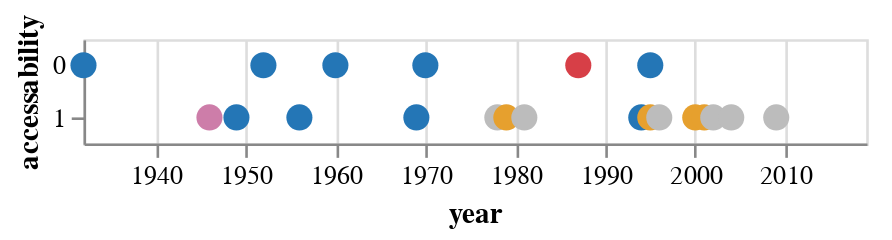

Notebook cell for this chart:
### Code cell
first_chart_access

### Figure 1 — Vega-Lite specification as saved in the notebook (floating-point values rounded to 4 significant figures)
{"config": {"title": {"font": "CM Mono"}, "axis": {"labelFont": "CM Mono", "titleFont": "CM Mono"}, "header": {"labelFont": "CM Mono", "titleFont": "CM Mono"}, "legend": {"labelFont": "CM Mono", "titleFont": "CM Mono"}}, "data": {"name": "data-cc244701dd50ffc25b74fc3cd76a710c"}, "mark": {"type": "circle", "opacity": 1, "size": 100}, "encoding": {"color": {"type": "nominal", "field": "type", "legend": null, "scale": {"domain": ["magnetic", "cathode ray tube", "optical", "electronic", "electro-mechanical"], "range": ["#2476B6", "#CD7DA9", "#BCBCBC", "#E6A02E", "#D73F47"]}}, "x": {"type": "temporal", "field": "year"}, "y": {"type": "nominal", "field": "accessability"}}, "$schema": "https://vega.github.io/schema/vega-lite/v4.8.1.json", "datasets": {"data-cc244701dd50ffc25b74fc3cd76a710c": [{"year": "1932-01-01T00:00:00", "name": "Drum memory", "type": "magnetic", "usage": "1960s", "capacity": 62500, "lifespan": null, "addressability": 0.0, "mutability": 2, "accessability": 0, "Unnamed: 10": null}, {"year": "1946-01-01T00:00:00", "name": "Williams-Kilburn Tube", "type": "cathode ray tube", "usage": "1955", "capacity": 1000, "lifespan": null, "addressability": 0.0, "mutability": 2, "accessability": 1, "Unnamed: 10": null}, {"year": "1949-01-01T00:00:00", "name": "Magnetic-core memory", "type": "magnetic", "usage": "1970s", "capacity": 100000, "lifespan": null, "addressability": 1.0, "mutability": 2, "accessability": 1, "Unnamed: 10": null}, {"year": "1952-01-01T00:00:00", "name": "Magnetic Band (Tape)", "type": "magnetic", "usage": "today", "capacity": 330000000000000, "lifespan": null, "addressability": 0.0, "mutability": 2, "accessability": 0, "Unnamed: 10": null}, {"year": "1956-01-01T00:00:00", "name": "Hard Disk Drive (HDD)", "type": "magnetic", "usage": "today", "capacity": 2000000000000, "lifespan": null, "addressability": 1.0, "mutability": 2, "accessability": 1, "Unnamed: 10": null}, {"year": "1960-01-01T00:00:00", "name": "Magnetic stripe card", "type": "magnetic", "usage": "today", "capacity": 200, "lifespan": "3", "addressability": 0.0, "mutability": 2, "accessability": 0, "Unnamed: 10": null}, {"year": "1969-01-01T00:00:00", "name": "Floppy Disk", "type": "magnetic", "usage": "1990s", "capacity": 1440000, "lifespan": "5--30", "addressability": 1.0, "mutability": 2, "accessability": 1, "Unnamed: 10": null}, {"year": "1970-01-01T00:00:00", "name": "Bubble Memory", "type": "magnetic", "usage": "1980s", "capacity": 125000, "lifespan": null, "addressability": 0.0, "mutability": 2, "accessability": 0, "Unnamed: 10": null}, {"year": "1978-01-01T00:00:00", "name": "LaserDisc (LD)/Discovision (DV)", "type": "optical", "usage": "2001", "capacity": 324000000, "lifespan": null, "addressability": 1.0, "mutability": 2, "accessability": 1, "Unnamed: 10": null}, {"year": "1979-01-01T00:00:00", "name": "Solid-State-Drive (SSD)", "type": "electronic", "usage": "today", "capacity": 100000000000000, "lifespan": "~10", "addressability": 1.0, "mutability": 2, "accessability": 1, "Unnamed: 10": null}, {"year": "1981-01-01T00:00:00", "name": "Compact Disc (CD)", "type": "optical", "usage": "today", "capacity": 700000000, "lifespan": "25", "addressability": 1.0, "mutability": 2, "accessability": 1, "Unnamed: 10": null}, {"year": "1987-01-01T00:00:00", "name": "Digital Audio Tape (DAT)", "type": "electro-mechanical", "usage": "2005", "capacity": 256000, "lifespan": "30", "addressability": 0.0, "mutability": 2, "accessability": 0, "Unnamed: 10": null}, {"year": "1991-01-01T00:00:00", "name": "Mini-Disc", "type": "magneto-optical", "usage": "2001", "capacity": 140000000, "lifespan": "30-40", "addressability": 1.0, "mutability": 2, "accessability": 1, "Unnamed: 10": null}, {"year": "1994-01-01T00:00:00", "name": "Zip Drive", "type": "magnetic", "usage": "1990s", "capacity": 95370000, "lifespan": "5-10", "addressability": 1.0, "mutability": 2, "accessability": 1, "Unnamed: 10": null}, {"year": "1995-01-01T00:00:00", "name": "CompactFlash (CF)", "type": "electronic", "usage": "today", "capacity": 256000000000, "lifespan": "70-80", "addressability": 1.0, "mutability": 2, "accessability": 1, "Unnamed: 10": null}, {"year": "1995-01-01T00:00:00", "name": "Digital Compact Cassette (DCC)", "type": "magnetic", "usage": "1996", "capacity": 250000000, "lifespan": "30", "addressability": 0.0, "mutability": 2, "accessability": 0, "Unnamed: 10": null}, {"year": "1996-01-01T00:00:00", "name": "Digital Versatile Disc (DVD)", "type": "optical", "usage": "today", "capacity": 4500000000, "lifespan": "25", "addressability": 1.0, "mutability": 2, "accessability": 1, "Unnamed: 10": null}, {"year": "2000-01-01T00:00:00", "name": "USB Flash Disk", "type": "electronic", "usage": "today", "capacity": 2000000000000, "lifespan": "10", "addressability": 1.0, "mutability": 2, "accessability": 1, "Unnamed: 10": null}, {"year": "2001-01-01T00:00:00", "name": "Secure Digital (SD) card", "type": "electronic", "usage": "today", "capacity": 2000000000000, "lifespan": "10", "addressability": 1.0, "mutability": 2, "accessability": 1, "Unnamed: 10": null}, {"year": "2002-01-01T00:00:00", "name": "Blu-ray Disc (BD)", "type": "optical", "usage": "today", "capacity": 128000000000, "lifespan": "100-150", "addressability": 1.0, "mutability": 2, "accessability": 1, "Unnamed: 10": null}, {"year": "2004-01-01T00:00:00", "name": "Holographic Versatile Disc (HVD)", "type": "optical", "usage": "2008", "capacity": 200000000000, "lifespan": "3", "addressability": 1.0, "mutability": 2, "accessability": 1, "Unnamed: 10": null}, {"year": "2009-01-01T00:00:00", "name": "Millennial Disc (M-DISC)", "type": "optical", "usage": "2016", "capacity": 100000000000, "lifespan": "1000", "addressability": 1.0, "mutability": 0, "accessability": 1, "Unnamed: 10": null}, {"year": "2010-01-01T00:00:00", "name": "Cell cultures", "type": "molecular", "usage": "today", "capacity": 445000, "lifespan": null, "addressability": 0.0, "mutability": 1, "accessability": 0, "Unnamed: 10": null}, {"year": "2014-01-01T00:00:00", "name": "Colloidal particle clusters", "type": "atomic", "usage": "today", "capacity": 1, "lifespan": null, "addressability": 0.0, "mutability": 2, "accessability": 0, "Unnamed: 10": null}, {"year": "2016-01-01T00:00:00", "name": "Chlorine Atomic memory", "type": "atomic", "usage": "today", "capacity": 1000, "lifespan": null, "addressability": null, "mutability": 2, "accessability": 1, "Unnamed: 10": null}, {"year": "2010-01-01T00:00:00", "name": "Synthetic DNA", "type": "molecular", "usage": "today", "capacity": 22000000, "lifespan": "500", "addressability": 0.0, "mutability": 0, "accessability": 0, "Unnamed: 10": null}, {"year": "2019-01-01T00:00:00", "name": "Synthetic Metabolomes", "type": "molecular", "usage": "today", "capacity": 70000, "lifespan": null, "addressability": 0.0, "mutability": 0, "accessability": 0, "Unnamed: 10": null}]}}
